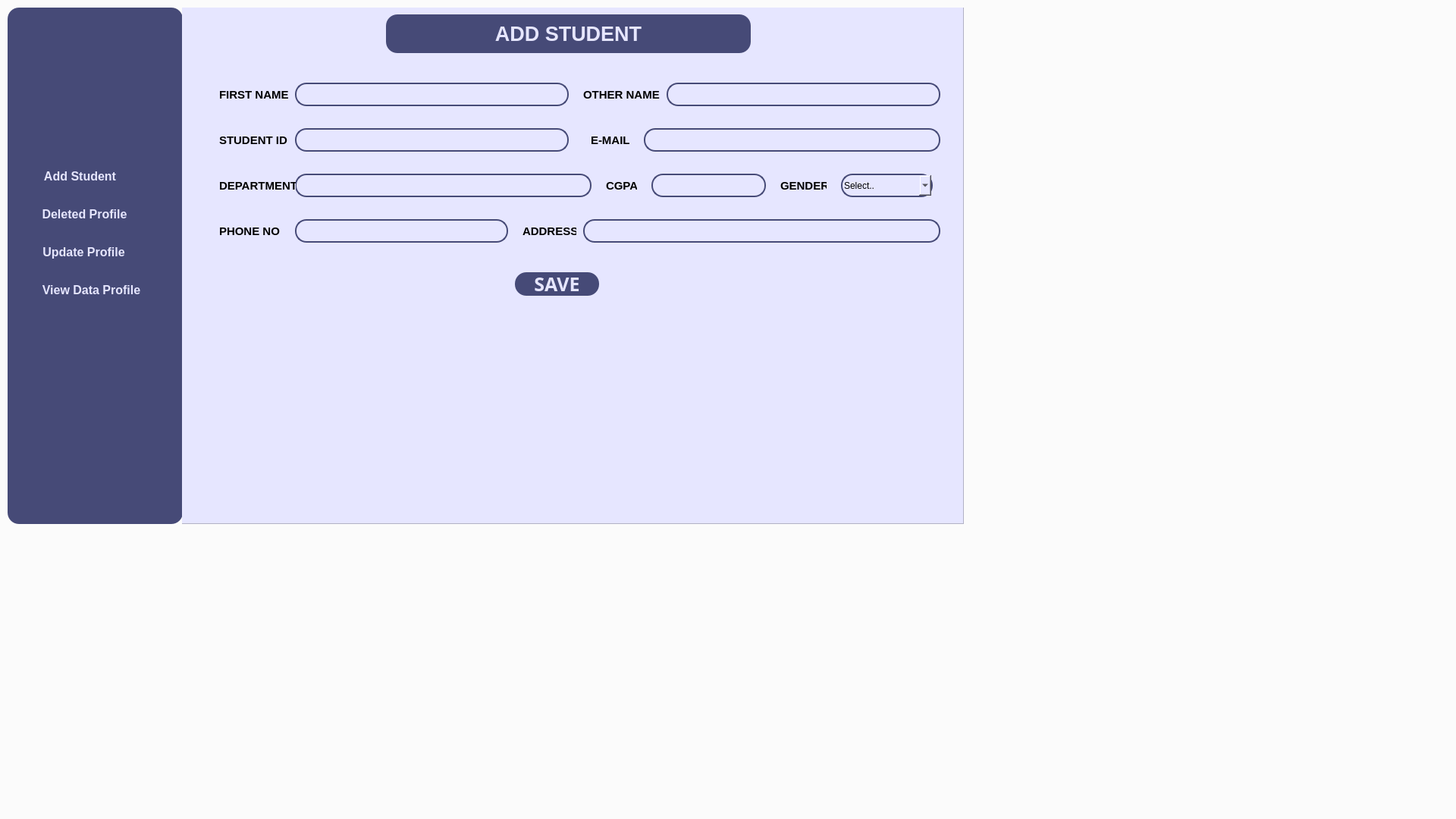
<?xml version="1.0" encoding="UTF-8"?>
<ui version="4.0">
 <class>MainWindow</class>
 <widget class="QMainWindow" name="MainWindow">
  <property name="geometry">
   <rect>
    <x>0</x>
    <y>0</y>
    <width>1920</width>
    <height>1080</height>
   </rect>
  </property>
  <property name="windowTitle">
   <string>MainWindow</string>
  </property>
  <property name="styleSheet">
   <string notr="true">background-color: #fbfbfb;
</string>
  </property>
  <widget class="QWidget" name="centralwidget">
   <property name="styleSheet">
    <string notr="true"/>
   </property>
   <widget class="QFrame" name="Menu_Frame">
    <property name="geometry">
     <rect>
      <x>10</x>
      <y>10</y>
      <width>231</width>
      <height>681</height>
     </rect>
    </property>
    <property name="font">
     <font>
      <pointsize>12</pointsize>
     </font>
    </property>
    <property name="styleSheet">
     <string notr="true">background-color: #464a77;
border-radius: 15px;</string>
    </property>
    <property name="frameShape">
     <enum>QFrame::StyledPanel</enum>
    </property>
    <property name="frameShadow">
     <enum>QFrame::Raised</enum>
    </property>
    <widget class="QLabel" name="Afit_Logo">
     <property name="geometry">
      <rect>
       <x>50</x>
       <y>60</y>
       <width>120</width>
       <height>120</height>
      </rect>
     </property>
     <property name="font">
      <font>
       <pointsize>12</pointsize>
      </font>
     </property>
     <property name="text">
      <string/>
     </property>
     <property name="pixmap">
      <pixmap resource="All_Images.qrc">:/Background/Images/img-01.png</pixmap>
     </property>
     <property name="scaledContents">
      <bool>true</bool>
     </property>
    </widget>
    <widget class="QPushButton" name="Add_Student_Button">
     <property name="geometry">
      <rect>
       <x>40</x>
       <y>210</y>
       <width>111</width>
       <height>24</height>
      </rect>
     </property>
     <property name="font">
      <font>
       <pointsize>12</pointsize>
       <bold>true</bold>
      </font>
     </property>
     <property name="styleSheet">
      <string notr="true">color: #e6e6ff;
border-radius: 8px;</string>
     </property>
     <property name="text">
      <string>Add Student</string>
     </property>
    </widget>
    <widget class="QPushButton" name="Update_Profile_Button">
     <property name="geometry">
      <rect>
       <x>40</x>
       <y>310</y>
       <width>121</width>
       <height>24</height>
      </rect>
     </property>
     <property name="font">
      <font>
       <pointsize>12</pointsize>
       <bold>true</bold>
      </font>
     </property>
     <property name="styleSheet">
      <string notr="true">color: #e6e6ff;
border-radius: 8px;</string>
     </property>
     <property name="text">
      <string>Update Profile</string>
     </property>
    </widget>
    <widget class="QPushButton" name="Delete_Profile_Button">
     <property name="geometry">
      <rect>
       <x>46</x>
       <y>260</y>
       <width>111</width>
       <height>24</height>
      </rect>
     </property>
     <property name="font">
      <font>
       <pointsize>12</pointsize>
       <bold>true</bold>
      </font>
     </property>
     <property name="styleSheet">
      <string notr="true">color: #e6e6ff;
border-radius: 8px;</string>
     </property>
     <property name="text">
      <string>Deleted Profile</string>
     </property>
    </widget>
    <widget class="QPushButton" name="View_Data_Button">
     <property name="geometry">
      <rect>
       <x>40</x>
       <y>360</y>
       <width>141</width>
       <height>24</height>
      </rect>
     </property>
     <property name="font">
      <font>
       <pointsize>12</pointsize>
       <bold>true</bold>
      </font>
     </property>
     <property name="styleSheet">
      <string notr="true">color: #e6e6ff;
border-radius: 8px;</string>
     </property>
     <property name="text">
      <string>View Data Profile</string>
     </property>
    </widget>
    <widget class="QLabel" name="label">
     <property name="geometry">
      <rect>
       <x>20</x>
       <y>210</y>
       <width>20</width>
       <height>24</height>
      </rect>
     </property>
     <property name="sizePolicy">
      <sizepolicy hsizetype="Preferred" vsizetype="Preferred">
       <horstretch>0</horstretch>
       <verstretch>0</verstretch>
      </sizepolicy>
     </property>
     <property name="styleSheet">
      <string notr="true"/>
     </property>
     <property name="text">
      <string/>
     </property>
     <property name="pixmap">
      <pixmap resource="All_Images.qrc">:/Background/Images/system-regular-40-add-card.gif</pixmap>
     </property>
     <property name="scaledContents">
      <bool>true</bool>
     </property>
    </widget>
    <widget class="QLabel" name="label_2">
     <property name="geometry">
      <rect>
       <x>20</x>
       <y>312</y>
       <width>20</width>
       <height>20</height>
      </rect>
     </property>
     <property name="text">
      <string/>
     </property>
     <property name="pixmap">
      <pixmap resource="All_Images.qrc">:/Background/Images/system-regular-18-autorenew.gif</pixmap>
     </property>
     <property name="scaledContents">
      <bool>true</bool>
     </property>
    </widget>
    <widget class="QLabel" name="label_3">
     <property name="geometry">
      <rect>
       <x>19</x>
       <y>364</y>
       <width>18</width>
       <height>18</height>
      </rect>
     </property>
     <property name="text">
      <string/>
     </property>
     <property name="pixmap">
      <pixmap resource="All_Images.qrc">:/Background/Images/system-regular-24-view-1.gif</pixmap>
     </property>
     <property name="scaledContents">
      <bool>true</bool>
     </property>
    </widget>
    <widget class="QLabel" name="label_4">
     <property name="geometry">
      <rect>
       <x>19</x>
       <y>261</y>
       <width>20</width>
       <height>20</height>
      </rect>
     </property>
     <property name="text">
      <string/>
     </property>
     <property name="pixmap">
      <pixmap resource="All_Images.qrc">:/Background/Images/system-regular-39-trash.gif</pixmap>
     </property>
     <property name="scaledContents">
      <bool>true</bool>
     </property>
    </widget>
   </widget>
   <widget class="QFrame" name="Display_Frame">
    <property name="geometry">
     <rect>
      <x>240</x>
      <y>10</y>
      <width>1031</width>
      <height>681</height>
     </rect>
    </property>
    <property name="font">
     <font>
      <pointsize>12</pointsize>
     </font>
    </property>
    <property name="styleSheet">
     <string notr="true">background-color:#e6e6ff;
border-right-radius: 20px;</string>
    </property>
    <property name="frameShape">
     <enum>QFrame::StyledPanel</enum>
    </property>
    <property name="frameShadow">
     <enum>QFrame::Raised</enum>
    </property>
    <widget class="QStackedWidget" name="stackedWidget">
     <property name="geometry">
      <rect>
       <x>-1</x>
       <y>-1</y>
       <width>1031</width>
       <height>681</height>
      </rect>
     </property>
     <property name="styleSheet">
      <string notr="true">border-right-radius: 25px;

</string>
     </property>
     <property name="currentIndex">
      <number>0</number>
     </property>
     <widget class="QWidget" name="Add_Student_Page">
      <widget class="QLabel" name="label_5">
       <property name="geometry">
        <rect>
         <x>270</x>
         <y>10</y>
         <width>481</width>
         <height>51</height>
        </rect>
       </property>
       <property name="font">
        <font>
         <pointsize>20</pointsize>
         <bold>true</bold>
        </font>
       </property>
       <property name="styleSheet">
        <string notr="true">color: #e6e6ff;
background-color:#464a77;
border-radius: 15px;

</string>
       </property>
       <property name="text">
        <string>ADD STUDENT</string>
       </property>
       <property name="alignment">
        <set>Qt::AlignCenter</set>
       </property>
      </widget>
      <widget class="QLabel" name="label_7">
       <property name="geometry">
        <rect>
         <x>50</x>
         <y>100</y>
         <width>91</width>
         <height>31</height>
        </rect>
       </property>
       <property name="font">
        <font>
         <pointsize>11</pointsize>
         <bold>true</bold>
        </font>
       </property>
       <property name="text">
        <string>FIRST NAME</string>
       </property>
      </widget>
      <widget class="QLineEdit" name="First_Name_Edit_Add">
       <property name="geometry">
        <rect>
         <x>150</x>
         <y>100</y>
         <width>361</width>
         <height>31</height>
        </rect>
       </property>
       <property name="font">
        <font>
         <pointsize>12</pointsize>
        </font>
       </property>
       <property name="styleSheet">
        <string notr="true">border: 2px solid #464a77;
border-radius:15px;
</string>
       </property>
       <property name="alignment">
        <set>Qt::AlignCenter</set>
       </property>
      </widget>
      <widget class="QLabel" name="label_10">
       <property name="geometry">
        <rect>
         <x>50</x>
         <y>160</y>
         <width>91</width>
         <height>31</height>
        </rect>
       </property>
       <property name="font">
        <font>
         <pointsize>11</pointsize>
         <bold>true</bold>
        </font>
       </property>
       <property name="text">
        <string>STUDENT ID</string>
       </property>
      </widget>
      <widget class="QLineEdit" name="Student_ID_Edit">
       <property name="geometry">
        <rect>
         <x>150</x>
         <y>160</y>
         <width>361</width>
         <height>31</height>
        </rect>
       </property>
       <property name="font">
        <font>
         <pointsize>12</pointsize>
        </font>
       </property>
       <property name="styleSheet">
        <string notr="true">border-radius:15px;
border: 2px solid #464a77;</string>
       </property>
       <property name="alignment">
        <set>Qt::AlignCenter</set>
       </property>
      </widget>
      <widget class="QLabel" name="label_11">
       <property name="geometry">
        <rect>
         <x>790</x>
         <y>220</y>
         <width>61</width>
         <height>31</height>
        </rect>
       </property>
       <property name="font">
        <font>
         <pointsize>11</pointsize>
         <bold>true</bold>
        </font>
       </property>
       <property name="text">
        <string>GENDER</string>
       </property>
      </widget>
      <widget class="QLabel" name="label_12">
       <property name="geometry">
        <rect>
         <x>540</x>
         <y>160</y>
         <width>61</width>
         <height>31</height>
        </rect>
       </property>
       <property name="font">
        <font>
         <pointsize>11</pointsize>
         <bold>true</bold>
        </font>
       </property>
       <property name="text">
        <string>E-MAIL</string>
       </property>
      </widget>
      <widget class="QLabel" name="label_13">
       <property name="geometry">
        <rect>
         <x>560</x>
         <y>220</y>
         <width>41</width>
         <height>31</height>
        </rect>
       </property>
       <property name="font">
        <font>
         <pointsize>11</pointsize>
         <bold>true</bold>
        </font>
       </property>
       <property name="text">
        <string>CGPA</string>
       </property>
      </widget>
      <widget class="QComboBox" name="comboBox">
       <property name="geometry">
        <rect>
         <x>870</x>
         <y>220</y>
         <width>121</width>
         <height>31</height>
        </rect>
       </property>
       <property name="font">
        <font>
         <pointsize>11</pointsize>
        </font>
       </property>
       <property name="styleSheet">
        <string notr="true">border-radius: 15px;
border: 2px solid #464a77;</string>
       </property>
       <property name="editable">
        <bool>true</bool>
       </property>
       <property name="frame">
        <bool>true</bool>
       </property>
       <item>
        <property name="text">
         <string>Select..</string>
        </property>
       </item>
       <item>
        <property name="text">
         <string>Male</string>
        </property>
       </item>
       <item>
        <property name="text">
         <string>Female</string>
        </property>
       </item>
       <item>
        <property name="text">
         <string>Prefer Not To Say</string>
        </property>
       </item>
      </widget>
      <widget class="QLineEdit" name="Email_Edit">
       <property name="geometry">
        <rect>
         <x>610</x>
         <y>160</y>
         <width>391</width>
         <height>31</height>
        </rect>
       </property>
       <property name="font">
        <font>
         <pointsize>12</pointsize>
        </font>
       </property>
       <property name="styleSheet">
        <string notr="true">border-radius:15px;
border: 2px solid #464a77;</string>
       </property>
       <property name="inputMethodHints">
        <set>Qt::ImhNone</set>
       </property>
       <property name="alignment">
        <set>Qt::AlignCenter</set>
       </property>
      </widget>
      <widget class="QLineEdit" name="Cgpa_Edit">
       <property name="geometry">
        <rect>
         <x>620</x>
         <y>220</y>
         <width>151</width>
         <height>31</height>
        </rect>
       </property>
       <property name="font">
        <font>
         <pointsize>12</pointsize>
        </font>
       </property>
       <property name="styleSheet">
        <string notr="true">border-radius:15px;
border: 2px solid #464a77;</string>
       </property>
       <property name="alignment">
        <set>Qt::AlignCenter</set>
       </property>
      </widget>
      <widget class="QLabel" name="label_14">
       <property name="geometry">
        <rect>
         <x>530</x>
         <y>100</y>
         <width>101</width>
         <height>31</height>
        </rect>
       </property>
       <property name="font">
        <font>
         <pointsize>11</pointsize>
         <bold>true</bold>
        </font>
       </property>
       <property name="text">
        <string>OTHER NAME</string>
       </property>
      </widget>
      <widget class="QLineEdit" name="Other_Name_Edit_Add">
       <property name="geometry">
        <rect>
         <x>640</x>
         <y>100</y>
         <width>361</width>
         <height>31</height>
        </rect>
       </property>
       <property name="font">
        <font>
         <pointsize>12</pointsize>
        </font>
       </property>
       <property name="styleSheet">
        <string notr="true">border: 2px solid #464a77;
border-radius:15px;
</string>
       </property>
       <property name="alignment">
        <set>Qt::AlignCenter</set>
       </property>
      </widget>
      <widget class="QLineEdit" name="Department_Edit">
       <property name="geometry">
        <rect>
         <x>150</x>
         <y>220</y>
         <width>391</width>
         <height>31</height>
        </rect>
       </property>
       <property name="font">
        <font>
         <pointsize>12</pointsize>
        </font>
       </property>
       <property name="styleSheet">
        <string notr="true">border-radius:15px;
border: 2px solid #464a77;</string>
       </property>
       <property name="text">
        <string/>
       </property>
       <property name="alignment">
        <set>Qt::AlignCenter</set>
       </property>
      </widget>
      <widget class="QLabel" name="label_15">
       <property name="geometry">
        <rect>
         <x>50</x>
         <y>220</y>
         <width>101</width>
         <height>31</height>
        </rect>
       </property>
       <property name="font">
        <font>
         <pointsize>11</pointsize>
         <bold>true</bold>
        </font>
       </property>
       <property name="text">
        <string>DEPARTMENT</string>
       </property>
      </widget>
      <widget class="QLabel" name="label_16">
       <property name="geometry">
        <rect>
         <x>50</x>
         <y>280</y>
         <width>91</width>
         <height>31</height>
        </rect>
       </property>
       <property name="font">
        <font>
         <pointsize>11</pointsize>
         <bold>true</bold>
        </font>
       </property>
       <property name="text">
        <string>PHONE NO</string>
       </property>
      </widget>
      <widget class="QLineEdit" name="Phone_Edit">
       <property name="geometry">
        <rect>
         <x>150</x>
         <y>280</y>
         <width>281</width>
         <height>31</height>
        </rect>
       </property>
       <property name="font">
        <font>
         <pointsize>12</pointsize>
        </font>
       </property>
       <property name="styleSheet">
        <string notr="true">border-radius:15px;
border: 2px solid #464a77;</string>
       </property>
       <property name="text">
        <string/>
       </property>
       <property name="alignment">
        <set>Qt::AlignCenter</set>
       </property>
      </widget>
      <widget class="QLineEdit" name="Address_Edit_Add">
       <property name="geometry">
        <rect>
         <x>530</x>
         <y>280</y>
         <width>471</width>
         <height>31</height>
        </rect>
       </property>
       <property name="font">
        <font>
         <pointsize>12</pointsize>
        </font>
       </property>
       <property name="styleSheet">
        <string notr="true">border-radius:15px;
border: 2px solid #464a77;</string>
       </property>
       <property name="text">
        <string/>
       </property>
       <property name="alignment">
        <set>Qt::AlignCenter</set>
       </property>
      </widget>
      <widget class="QLabel" name="label_17">
       <property name="geometry">
        <rect>
         <x>450</x>
         <y>280</y>
         <width>71</width>
         <height>31</height>
        </rect>
       </property>
       <property name="font">
        <font>
         <pointsize>11</pointsize>
         <bold>true</bold>
        </font>
       </property>
       <property name="text">
        <string>ADDRESS</string>
       </property>
      </widget>
      <widget class="QPushButton" name="Save_Button">
       <property name="geometry">
        <rect>
         <x>440</x>
         <y>350</y>
         <width>111</width>
         <height>31</height>
        </rect>
       </property>
       <property name="font">
        <font>
         <family>Poor Richard</family>
         <pointsize>19</pointsize>
         <bold>true</bold>
        </font>
       </property>
       <property name="styleSheet">
        <string notr="true">color: #e6e6ff;
background-color:#464a77;
border-radius: 15px;

</string>
       </property>
       <property name="text">
        <string>SAVE</string>
       </property>
      </widget>
     </widget>
     <widget class="QWidget" name="Delete_Profile_Page">
      <widget class="QLabel" name="label_9">
       <property name="geometry">
        <rect>
         <x>270</x>
         <y>10</y>
         <width>481</width>
         <height>51</height>
        </rect>
       </property>
       <property name="font">
        <font>
         <pointsize>20</pointsize>
         <bold>true</bold>
        </font>
       </property>
       <property name="styleSheet">
        <string notr="true">color: #e6e6ff;
background-color:#464a77;
border-radius: 15px;

</string>
       </property>
       <property name="text">
        <string>DELETED PROFILE</string>
       </property>
       <property name="alignment">
        <set>Qt::AlignCenter</set>
       </property>
      </widget>
      <widget class="QTableWidget" name="tableWidget_2">
       <property name="geometry">
        <rect>
         <x>60</x>
         <y>90</y>
         <width>911</width>
         <height>531</height>
        </rect>
       </property>
       <property name="rowCount">
        <number>500</number>
       </property>
       <row/>
       <row/>
       <row/>
       <row/>
       <row/>
       <row/>
       <row/>
       <row/>
       <row/>
       <row/>
       <row/>
       <row/>
       <row/>
       <row/>
       <row/>
       <row/>
       <row/>
       <row/>
       <row/>
       <row/>
       <row/>
       <row/>
       <row/>
       <row/>
       <row/>
       <row/>
       <row/>
       <row/>
       <row/>
       <row/>
       <row/>
       <row/>
       <row/>
       <row/>
       <row/>
       <row/>
       <row/>
       <row/>
       <row/>
       <row/>
       <row/>
       <row/>
       <row/>
       <row/>
       <row/>
       <row/>
       <row/>
       <row/>
       <row/>
       <row/>
       <row/>
       <row/>
       <row/>
       <row/>
       <row/>
       <row/>
       <row/>
       <row/>
       <row/>
       <row/>
       <row/>
       <row/>
       <row/>
       <row/>
       <row/>
       <row/>
       <row/>
       <row/>
       <row/>
       <row/>
       <row/>
       <row/>
       <row/>
       <row/>
       <row/>
       <row/>
       <row/>
       <row/>
       <row/>
       <row/>
       <row/>
       <row/>
       <row/>
       <row/>
       <row/>
       <row/>
       <row/>
       <row/>
       <row/>
       <row/>
       <row/>
       <row/>
       <row/>
       <row/>
       <row/>
       <row/>
       <row/>
       <row/>
       <row/>
       <row/>
       <row/>
       <row/>
       <row/>
       <row/>
       <row/>
       <row/>
       <row/>
       <row/>
       <row/>
       <row/>
       <row/>
       <row/>
       <row/>
       <row/>
       <row/>
       <row/>
       <row/>
       <row/>
       <row/>
       <row/>
       <row/>
       <row/>
       <row/>
       <row/>
       <row/>
       <row/>
       <row/>
       <row/>
       <row/>
       <row/>
       <row/>
       <row/>
       <row/>
       <row/>
       <row/>
       <row/>
       <row/>
       <row/>
       <row/>
       <row/>
       <row/>
       <row/>
       <row/>
       <row/>
       <row/>
       <row/>
       <row/>
       <row/>
       <row/>
       <row/>
       <row/>
       <row/>
       <row/>
       <row/>
       <row/>
       <row/>
       <row/>
       <row/>
       <row/>
       <row/>
       <row/>
       <row/>
       <row/>
       <row/>
       <row/>
       <row/>
       <row/>
       <row/>
       <row/>
       <row/>
       <row/>
       <row/>
       <row/>
       <row/>
       <row/>
       <row/>
       <row/>
       <row/>
       <row/>
       <row/>
       <row/>
       <row/>
       <row/>
       <row/>
       <row/>
       <row/>
       <row/>
       <row/>
       <row/>
       <row/>
       <row/>
       <row/>
       <row/>
       <row/>
       <row/>
       <row/>
       <row/>
       <row/>
       <row/>
       <row/>
       <row/>
       <row/>
       <row/>
       <row/>
       <row/>
       <row/>
       <row/>
       <row/>
       <row/>
       <row/>
       <row/>
       <row/>
       <row/>
       <row/>
       <row/>
       <row/>
       <row/>
       <row/>
       <row/>
       <row/>
       <row/>
       <row/>
       <row/>
       <row/>
       <row/>
       <row/>
       <row/>
       <row/>
       <row/>
       <row/>
       <row/>
       <row/>
       <row/>
       <row/>
       <row/>
       <row/>
       <row/>
       <row/>
       <row/>
       <row/>
       <row/>
       <row/>
       <row/>
       <row/>
       <row/>
       <row/>
       <row/>
       <row/>
       <row/>
       <row/>
       <row/>
       <row/>
       <row/>
       <row/>
       <row/>
       <row/>
       <row/>
       <row/>
       <row/>
       <row/>
       <row/>
       <row/>
       <row/>
       <row/>
       <row/>
       <row/>
       <row/>
       <row/>
       <row/>
       <row/>
       <row/>
       <row/>
       <row/>
       <row/>
       <row/>
       <row/>
       <row/>
       <row/>
       <row/>
       <row/>
       <row/>
       <row/>
       <row/>
       <row/>
       <row/>
       <row/>
       <row/>
       <row/>
       <row/>
       <row/>
       <row/>
       <row/>
       <row/>
       <row/>
       <row/>
       <row/>
       <row/>
       <row/>
       <row/>
       <row/>
       <row/>
       <row/>
       <row/>
       <row/>
       <row/>
       <row/>
       <row/>
       <row/>
       <row/>
       <row/>
       <row/>
       <row/>
       <row/>
       <row/>
       <row/>
       <row/>
       <row/>
       <row/>
       <row/>
       <row/>
       <row/>
       <row/>
       <row/>
       <row/>
       <row/>
       <row/>
       <row/>
       <row/>
       <row/>
       <row/>
       <row/>
       <row/>
       <row/>
       <row/>
       <row/>
       <row/>
       <row/>
       <row/>
       <row/>
       <row/>
       <row/>
       <row/>
       <row/>
       <row/>
       <row/>
       <row/>
       <row/>
       <row/>
       <row/>
       <row/>
       <row/>
       <row/>
       <row/>
       <row/>
       <row/>
       <row/>
       <row/>
       <row/>
       <row/>
       <row/>
       <row/>
       <row/>
       <row/>
       <row/>
       <row/>
       <row/>
       <row/>
       <row/>
       <row/>
       <row/>
       <row/>
       <row/>
       <row/>
       <row/>
       <row/>
       <row/>
       <row/>
       <row/>
       <row/>
       <row/>
       <row/>
       <row/>
       <row/>
       <row/>
       <row/>
       <row/>
       <row/>
       <row/>
       <row/>
       <row/>
       <row/>
       <row/>
       <row/>
       <row/>
       <row/>
       <row/>
       <row/>
       <row/>
       <row/>
       <row/>
       <row/>
       <row/>
       <row/>
       <row/>
       <row/>
       <row/>
       <row/>
       <row/>
       <row/>
       <row/>
       <row/>
       <row/>
       <row/>
       <row/>
       <row/>
       <row/>
       <row/>
       <row/>
       <row/>
       <row/>
       <row/>
       <row/>
       <row/>
       <row/>
       <row/>
       <row/>
       <row/>
       <row/>
       <row/>
       <row/>
       <row/>
       <row/>
       <row/>
       <row/>
       <row/>
       <row/>
       <row/>
       <row/>
       <row/>
       <row/>
       <row/>
       <row/>
       <row/>
       <row/>
       <row/>
       <row/>
       <row/>
       <row/>
       <row/>
       <row/>
       <row/>
       <row/>
       <row/>
       <row/>
       <row/>
       <row/>
       <row/>
       <row/>
       <row/>
       <row/>
       <row/>
       <row/>
       <row/>
       <row/>
       <row/>
       <row/>
       <row/>
       <row/>
       <row/>
       <row/>
       <row/>
       <row/>
       <row/>
       <row/>
       <row/>
       <row/>
       <row/>
       <row/>
       <row/>
       <row/>
       <row/>
       <row/>
       <row/>
       <row/>
       <row/>
       <row/>
       <row/>
       <row/>
       <row/>
       <row/>
       <row/>
       <row/>
       <row/>
       <row/>
       <row/>
       <row/>
       <row/>
       <row/>
       <row/>
       <row/>
       <column>
        <property name="text">
         <string>Student Name</string>
        </property>
       </column>
       <column>
        <property name="text">
         <string>Student ID</string>
        </property>
       </column>
       <column>
        <property name="text">
         <string>Department</string>
        </property>
       </column>
       <column>
        <property name="text">
         <string>E-mail</string>
        </property>
       </column>
       <column>
        <property name="text">
         <string>Phone Number</string>
        </property>
       </column>
       <column>
        <property name="text">
         <string>Address</string>
        </property>
       </column>
      </widget>
     </widget>
     <widget class="QWidget" name="Update_Profile">
      <widget class="QLabel" name="label_6">
       <property name="geometry">
        <rect>
         <x>270</x>
         <y>10</y>
         <width>481</width>
         <height>51</height>
        </rect>
       </property>
       <property name="font">
        <font>
         <pointsize>20</pointsize>
         <bold>true</bold>
        </font>
       </property>
       <property name="styleSheet">
        <string notr="true">color: #e6e6ff;
background-color:#464a77;
border-radius: 15px;

</string>
       </property>
       <property name="text">
        <string>UPDATE PROFILE</string>
       </property>
       <property name="alignment">
        <set>Qt::AlignCenter</set>
       </property>
      </widget>
      <widget class="QLabel" name="label_18">
       <property name="geometry">
        <rect>
         <x>540</x>
         <y>250</y>
         <width>41</width>
         <height>31</height>
        </rect>
       </property>
       <property name="font">
        <font>
         <pointsize>11</pointsize>
         <bold>true</bold>
        </font>
       </property>
       <property name="text">
        <string>CGPA</string>
       </property>
      </widget>
      <widget class="QLineEdit" name="Cgpa_Update">
       <property name="geometry">
        <rect>
         <x>600</x>
         <y>250</y>
         <width>151</width>
         <height>31</height>
        </rect>
       </property>
       <property name="font">
        <font>
         <pointsize>12</pointsize>
        </font>
       </property>
       <property name="styleSheet">
        <string notr="true">border-radius:15px;
border: 2px solid #464a77;</string>
       </property>
       <property name="alignment">
        <set>Qt::AlignCenter</set>
       </property>
      </widget>
      <widget class="QPushButton" name="Update_Button">
       <property name="geometry">
        <rect>
         <x>450</x>
         <y>320</y>
         <width>111</width>
         <height>31</height>
        </rect>
       </property>
       <property name="font">
        <font>
         <family>Poor Richard</family>
         <pointsize>19</pointsize>
         <bold>true</bold>
        </font>
       </property>
       <property name="styleSheet">
        <string notr="true">color: #e6e6ff;
background-color:#464a77;
border-radius: 15px;

</string>
       </property>
       <property name="text">
        <string>UPDATE</string>
       </property>
      </widget>
      <widget class="QLineEdit" name="Phone_Update">
       <property name="geometry">
        <rect>
         <x>150</x>
         <y>190</y>
         <width>361</width>
         <height>31</height>
        </rect>
       </property>
       <property name="font">
        <font>
         <pointsize>12</pointsize>
        </font>
       </property>
       <property name="styleSheet">
        <string notr="true">border-radius:15px;
border: 2px solid #464a77;</string>
       </property>
       <property name="text">
        <string/>
       </property>
       <property name="alignment">
        <set>Qt::AlignCenter</set>
       </property>
      </widget>
      <widget class="QLabel" name="label_20">
       <property name="geometry">
        <rect>
         <x>50</x>
         <y>190</y>
         <width>91</width>
         <height>31</height>
        </rect>
       </property>
       <property name="font">
        <font>
         <pointsize>11</pointsize>
         <bold>true</bold>
        </font>
       </property>
       <property name="text">
        <string>PHONE NO</string>
       </property>
      </widget>
      <widget class="QLineEdit" name="Address_Update">
       <property name="geometry">
        <rect>
         <x>150</x>
         <y>250</y>
         <width>361</width>
         <height>31</height>
        </rect>
       </property>
       <property name="font">
        <font>
         <pointsize>12</pointsize>
        </font>
       </property>
       <property name="styleSheet">
        <string notr="true">border-radius:15px;
border: 2px solid #464a77;</string>
       </property>
       <property name="text">
        <string/>
       </property>
       <property name="alignment">
        <set>Qt::AlignCenter</set>
       </property>
      </widget>
      <widget class="QLabel" name="label_21">
       <property name="geometry">
        <rect>
         <x>50</x>
         <y>250</y>
         <width>71</width>
         <height>31</height>
        </rect>
       </property>
       <property name="font">
        <font>
         <pointsize>11</pointsize>
         <bold>true</bold>
        </font>
       </property>
       <property name="text">
        <string>ADDRESS</string>
       </property>
      </widget>
      <widget class="QLineEdit" name="Other_Name_Update">
       <property name="geometry">
        <rect>
         <x>640</x>
         <y>130</y>
         <width>361</width>
         <height>31</height>
        </rect>
       </property>
       <property name="font">
        <font>
         <pointsize>12</pointsize>
        </font>
       </property>
       <property name="styleSheet">
        <string notr="true">border: 2px solid #464a77;
border-radius:15px;
</string>
       </property>
       <property name="alignment">
        <set>Qt::AlignCenter</set>
       </property>
      </widget>
      <widget class="QLineEdit" name="First_Name_Update">
       <property name="geometry">
        <rect>
         <x>150</x>
         <y>130</y>
         <width>361</width>
         <height>31</height>
        </rect>
       </property>
       <property name="font">
        <font>
         <pointsize>12</pointsize>
        </font>
       </property>
       <property name="styleSheet">
        <string notr="true">border: 2px solid #464a77;
border-radius:15px;
</string>
       </property>
       <property name="alignment">
        <set>Qt::AlignCenter</set>
       </property>
      </widget>
      <widget class="QLabel" name="label_23">
       <property name="geometry">
        <rect>
         <x>530</x>
         <y>130</y>
         <width>101</width>
         <height>31</height>
        </rect>
       </property>
       <property name="font">
        <font>
         <pointsize>11</pointsize>
         <bold>true</bold>
        </font>
       </property>
       <property name="text">
        <string>OTHER NAME</string>
       </property>
      </widget>
      <widget class="QLineEdit" name="Email_Update">
       <property name="geometry">
        <rect>
         <x>610</x>
         <y>190</y>
         <width>391</width>
         <height>31</height>
        </rect>
       </property>
       <property name="font">
        <font>
         <pointsize>12</pointsize>
        </font>
       </property>
       <property name="styleSheet">
        <string notr="true">border-radius:15px;
border: 2px solid #464a77;</string>
       </property>
       <property name="inputMethodHints">
        <set>Qt::ImhNone</set>
       </property>
       <property name="alignment">
        <set>Qt::AlignCenter</set>
       </property>
      </widget>
      <widget class="QLabel" name="label_25">
       <property name="geometry">
        <rect>
         <x>50</x>
         <y>130</y>
         <width>91</width>
         <height>31</height>
        </rect>
       </property>
       <property name="font">
        <font>
         <pointsize>11</pointsize>
         <bold>true</bold>
        </font>
       </property>
       <property name="text">
        <string>FIRST NAME</string>
       </property>
      </widget>
      <widget class="QLabel" name="label_26">
       <property name="geometry">
        <rect>
         <x>540</x>
         <y>190</y>
         <width>61</width>
         <height>31</height>
        </rect>
       </property>
       <property name="font">
        <font>
         <pointsize>11</pointsize>
         <bold>true</bold>
        </font>
       </property>
       <property name="text">
        <string>E-MAIL</string>
       </property>
      </widget>
      <widget class="QLineEdit" name="Search_Update">
       <property name="geometry">
        <rect>
         <x>850</x>
         <y>80</y>
         <width>151</width>
         <height>31</height>
        </rect>
       </property>
       <property name="font">
        <font>
         <pointsize>12</pointsize>
        </font>
       </property>
       <property name="styleSheet">
        <string notr="true">border-radius:15px;
border: 2px solid #464a77;</string>
       </property>
       <property name="text">
        <string/>
       </property>
       <property name="alignment">
        <set>Qt::AlignCenter</set>
       </property>
       <property name="placeholderText">
        <string>Search</string>
       </property>
      </widget>
      <widget class="QLabel" name="label_19">
       <property name="geometry">
        <rect>
         <x>855</x>
         <y>85</y>
         <width>20</width>
         <height>20</height>
        </rect>
       </property>
       <property name="text">
        <string/>
       </property>
       <property name="pixmap">
        <pixmap resource="All_Images.qrc">:/Background/Images/system-regular-42-search.gif</pixmap>
       </property>
       <property name="scaledContents">
        <bool>true</bool>
       </property>
      </widget>
     </widget>
     <widget class="QWidget" name="View_Data">
      <widget class="QLabel" name="label_8">
       <property name="geometry">
        <rect>
         <x>270</x>
         <y>10</y>
         <width>481</width>
         <height>51</height>
        </rect>
       </property>
       <property name="font">
        <font>
         <pointsize>20</pointsize>
         <bold>true</bold>
        </font>
       </property>
       <property name="styleSheet">
        <string notr="true">color: #e6e6ff;

background-color:#464a77;
border-radius: 15px;
</string>
       </property>
       <property name="text">
        <string>VIEW DATA PROFILE</string>
       </property>
       <property name="alignment">
        <set>Qt::AlignCenter</set>
       </property>
      </widget>
      <widget class="QTableWidget" name="tableWidget">
       <property name="geometry">
        <rect>
         <x>60</x>
         <y>91</y>
         <width>911</width>
         <height>531</height>
        </rect>
       </property>
       <property name="rowCount">
        <number>500</number>
       </property>
       <row/>
       <row/>
       <row/>
       <row/>
       <row/>
       <row/>
       <row/>
       <row/>
       <row/>
       <row/>
       <row/>
       <row/>
       <row/>
       <row/>
       <row/>
       <row/>
       <row/>
       <row/>
       <row/>
       <row/>
       <row/>
       <row/>
       <row/>
       <row/>
       <row/>
       <row/>
       <row/>
       <row/>
       <row/>
       <row/>
       <row/>
       <row/>
       <row/>
       <row/>
       <row/>
       <row/>
       <row/>
       <row/>
       <row/>
       <row/>
       <row/>
       <row/>
       <row/>
       <row/>
       <row/>
       <row/>
       <row/>
       <row/>
       <row/>
       <row/>
       <row/>
       <row/>
       <row/>
       <row/>
       <row/>
       <row/>
       <row/>
       <row/>
       <row/>
       <row/>
       <row/>
       <row/>
       <row/>
       <row/>
       <row/>
       <row/>
       <row/>
       <row/>
       <row/>
       <row/>
       <row/>
       <row/>
       <row/>
       <row/>
       <row/>
       <row/>
       <row/>
       <row/>
       <row/>
       <row/>
       <row/>
       <row/>
       <row/>
       <row/>
       <row/>
       <row/>
       <row/>
       <row/>
       <row/>
       <row/>
       <row/>
       <row/>
       <row/>
       <row/>
       <row/>
       <row/>
       <row/>
       <row/>
       <row/>
       <row/>
       <row/>
       <row/>
       <row/>
       <row/>
       <row/>
       <row/>
       <row/>
       <row/>
       <row/>
       <row/>
       <row/>
       <row/>
       <row/>
       <row/>
       <row/>
       <row/>
       <row/>
       <row/>
       <row/>
       <row/>
       <row/>
       <row/>
       <row/>
       <row/>
       <row/>
       <row/>
       <row/>
       <row/>
       <row/>
       <row/>
       <row/>
       <row/>
       <row/>
       <row/>
       <row/>
       <row/>
       <row/>
       <row/>
       <row/>
       <row/>
       <row/>
       <row/>
       <row/>
       <row/>
       <row/>
       <row/>
       <row/>
       <row/>
       <row/>
       <row/>
       <row/>
       <row/>
       <row/>
       <row/>
       <row/>
       <row/>
       <row/>
       <row/>
       <row/>
       <row/>
       <row/>
       <row/>
       <row/>
       <row/>
       <row/>
       <row/>
       <row/>
       <row/>
       <row/>
       <row/>
       <row/>
       <row/>
       <row/>
       <row/>
       <row/>
       <row/>
       <row/>
       <row/>
       <row/>
       <row/>
       <row/>
       <row/>
       <row/>
       <row/>
       <row/>
       <row/>
       <row/>
       <row/>
       <row/>
       <row/>
       <row/>
       <row/>
       <row/>
       <row/>
       <row/>
       <row/>
       <row/>
       <row/>
       <row/>
       <row/>
       <row/>
       <row/>
       <row/>
       <row/>
       <row/>
       <row/>
       <row/>
       <row/>
       <row/>
       <row/>
       <row/>
       <row/>
       <row/>
       <row/>
       <row/>
       <row/>
       <row/>
       <row/>
       <row/>
       <row/>
       <row/>
       <row/>
       <row/>
       <row/>
       <row/>
       <row/>
       <row/>
       <row/>
       <row/>
       <row/>
       <row/>
       <row/>
       <row/>
       <row/>
       <row/>
       <row/>
       <row/>
       <row/>
       <row/>
       <row/>
       <row/>
       <row/>
       <row/>
       <row/>
       <row/>
       <row/>
       <row/>
       <row/>
       <row/>
       <row/>
       <row/>
       <row/>
       <row/>
       <row/>
       <row/>
       <row/>
       <row/>
       <row/>
       <row/>
       <row/>
       <row/>
       <row/>
       <row/>
       <row/>
       <row/>
       <row/>
       <row/>
       <row/>
       <row/>
       <row/>
       <row/>
       <row/>
       <row/>
       <row/>
       <row/>
       <row/>
       <row/>
       <row/>
       <row/>
       <row/>
       <row/>
       <row/>
       <row/>
       <row/>
       <row/>
       <row/>
       <row/>
       <row/>
       <row/>
       <row/>
       <row/>
       <row/>
       <row/>
       <row/>
       <row/>
       <row/>
       <row/>
       <row/>
       <row/>
       <row/>
       <row/>
       <row/>
       <row/>
       <row/>
       <row/>
       <row/>
       <row/>
       <row/>
       <row/>
       <row/>
       <row/>
       <row/>
       <row/>
       <row/>
       <row/>
       <row/>
       <row/>
       <row/>
       <row/>
       <row/>
       <row/>
       <row/>
       <row/>
       <row/>
       <row/>
       <row/>
       <row/>
       <row/>
       <row/>
       <row/>
       <row/>
       <row/>
       <row/>
       <row/>
       <row/>
       <row/>
       <row/>
       <row/>
       <row/>
       <row/>
       <row/>
       <row/>
       <row/>
       <row/>
       <row/>
       <row/>
       <row/>
       <row/>
       <row/>
       <row/>
       <row/>
       <row/>
       <row/>
       <row/>
       <row/>
       <row/>
       <row/>
       <row/>
       <row/>
       <row/>
       <row/>
       <row/>
       <row/>
       <row/>
       <row/>
       <row/>
       <row/>
       <row/>
       <row/>
       <row/>
       <row/>
       <row/>
       <row/>
       <row/>
       <row/>
       <row/>
       <row/>
       <row/>
       <row/>
       <row/>
       <row/>
       <row/>
       <row/>
       <row/>
       <row/>
       <row/>
       <row/>
       <row/>
       <row/>
       <row/>
       <row/>
       <row/>
       <row/>
       <row/>
       <row/>
       <row/>
       <row/>
       <row/>
       <row/>
       <row/>
       <row/>
       <row/>
       <row/>
       <row/>
       <row/>
       <row/>
       <row/>
       <row/>
       <row/>
       <row/>
       <row/>
       <row/>
       <row/>
       <row/>
       <row/>
       <row/>
       <row/>
       <row/>
       <row/>
       <row/>
       <row/>
       <row/>
       <row/>
       <row/>
       <row/>
       <row/>
       <row/>
       <row/>
       <row/>
       <row/>
       <row/>
       <row/>
       <row/>
       <row/>
       <row/>
       <row/>
       <row/>
       <row/>
       <row/>
       <row/>
       <row/>
       <row/>
       <row/>
       <row/>
       <row/>
       <row/>
       <row/>
       <row/>
       <row/>
       <row/>
       <row/>
       <row/>
       <row/>
       <row/>
       <row/>
       <row/>
       <row/>
       <row/>
       <row/>
       <row/>
       <row/>
       <row/>
       <row/>
       <row/>
       <row/>
       <row/>
       <row/>
       <row/>
       <row/>
       <row/>
       <row/>
       <row/>
       <row/>
       <row/>
       <row/>
       <row/>
       <row/>
       <row/>
       <row/>
       <row/>
       <row/>
       <row/>
       <row/>
       <row/>
       <row/>
       <row/>
       <row/>
       <row/>
       <row/>
       <row/>
       <row/>
       <row/>
       <row/>
       <row/>
       <row/>
       <row/>
       <row/>
       <row/>
       <row/>
       <row/>
       <column>
        <property name="text">
         <string>Student Name</string>
        </property>
       </column>
       <column>
        <property name="text">
         <string>Student ID</string>
        </property>
       </column>
       <column>
        <property name="text">
         <string>Department</string>
        </property>
       </column>
       <column>
        <property name="text">
         <string>E-mail</string>
        </property>
       </column>
       <column>
        <property name="text">
         <string>Phone Number</string>
        </property>
       </column>
       <column>
        <property name="text">
         <string>Address</string>
        </property>
       </column>
      </widget>
     </widget>
    </widget>
   </widget>
  </widget>
 </widget>
 <resources>
  <include location="All_Images.qrc"/>
 </resources>
 <connections/>
</ui>
